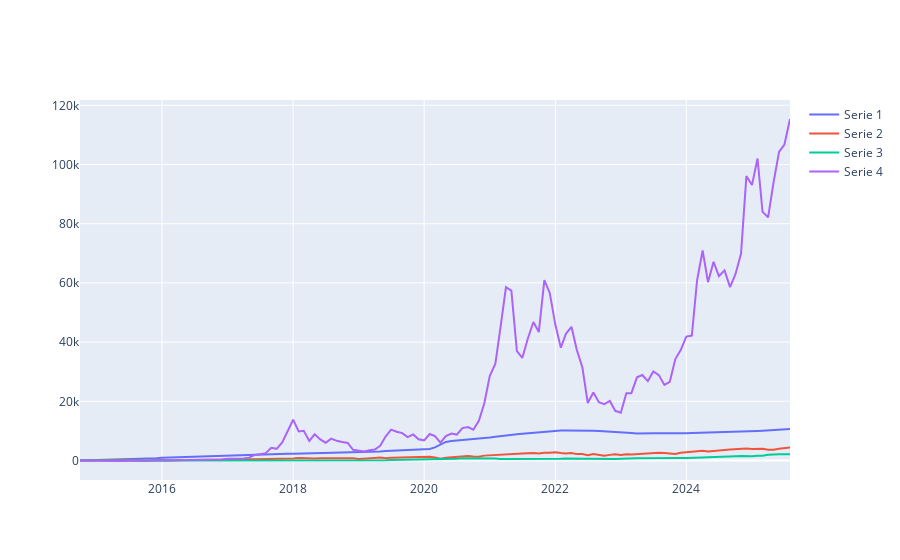

The notebook cell this image was saved under:
### Code cell
#intento de modificar el eje y para que todas las gráficas nazcan en el mismo punto
import plotly.graph_objects as go
#import matplotlib.pyplot as plt
#plt.style.use("bmh")

#plt.figure(figsize=(12, 6))  # Tamaño de la figura
x = df_m2['Fecha']
y1 = df_m2['m2']
y2 = df_sp['Precio_Cierre_SP500_USD']
y3 = df_oro['P_oro']
y4 = df_btc['P_btc']

'''
# Graficar línea con personalización
plt.plot(x, (y1/10), label='Cuadrados', color='black', linestyle='solid', linewidth =0.5, marker = 'o', markersize =1, markerfacecolor ='black', markeredgecolor = 'black')
plt.plot(x, (y2), label='Cuadrados', color='red', linestyle='solid', linewidth =0.5, marker = 'o', markersize =1, markerfacecolor ='red', markeredgecolor = 'red')
plt.plot(x, (y3), label='Cuadrados', color='orange', linestyle='solid', linewidth =0.5, marker = 'o', markersize =1, markerfacecolor ='orange', markeredgecolor = 'orange')
plt.plot(x, (y4/10), label='Cuadrados', color='green', linestyle='solid', linewidth =0.5, marker = 'o', markersize =1, markerfacecolor ='green', markeredgecolor = 'green')

'''
# Encuentra el valor inicial de cada una en x = 0
y1_inicio = y1.iloc[0]
y2_inicio = y2.iloc[0]
y3_inicio = y3.iloc[0]
y4_inicio = y4.iloc[0]

# Resta ese valor para que todas empiecen en el mismo valor (en este ejemplo, y=0)
y1_norm = y1 - y1_inicio
y2_norm = y2 - y2_inicio
y3_norm = y3 - y3_inicio
y4_norm = y4 - y4_inicio

fig = go.Figure()
fig.add_trace(go.Scatter(x=x, y=y1_norm, name='Serie 1'))
fig.add_trace(go.Scatter(x=x, y=y2_norm, name='Serie 2'))
fig.add_trace(go.Scatter(x=x, y=y3_norm, name='Serie 3'))
fig.add_trace(go.Scatter(x=x, y=y4_norm, name='Serie 4'))
fig.show()

fig.update_layout(
    xaxis=dict(range=['2017-10-01', '2025-08-01'])
)
fig.write_html("todos.html")

### Figure 1 — Plotly figure (JSON) as saved in the notebook; plotly's stock layout.template omitted (floating-point values rounded to 4 significant figures; data arrays with more than 128 entries replaced by an {"elided": "..."} marker saying what was removed)
{"data": [{"name": "Serie 1", "type": "scatter", "x": {"elided": "131 str values"}, "y": {"elided": "131 float values"}}, {"name": "Serie 2", "type": "scatter", "x": {"elided": "131 str values"}, "y": {"elided": "131 float values"}}, {"name": "Serie 3", "type": "scatter", "x": {"elided": "131 str values"}, "y": {"elided": "131 float values"}}, {"name": "Serie 4", "type": "scatter", "x": {"elided": "131 str values"}, "y": {"elided": "131 float values"}}], "layout": {}}
